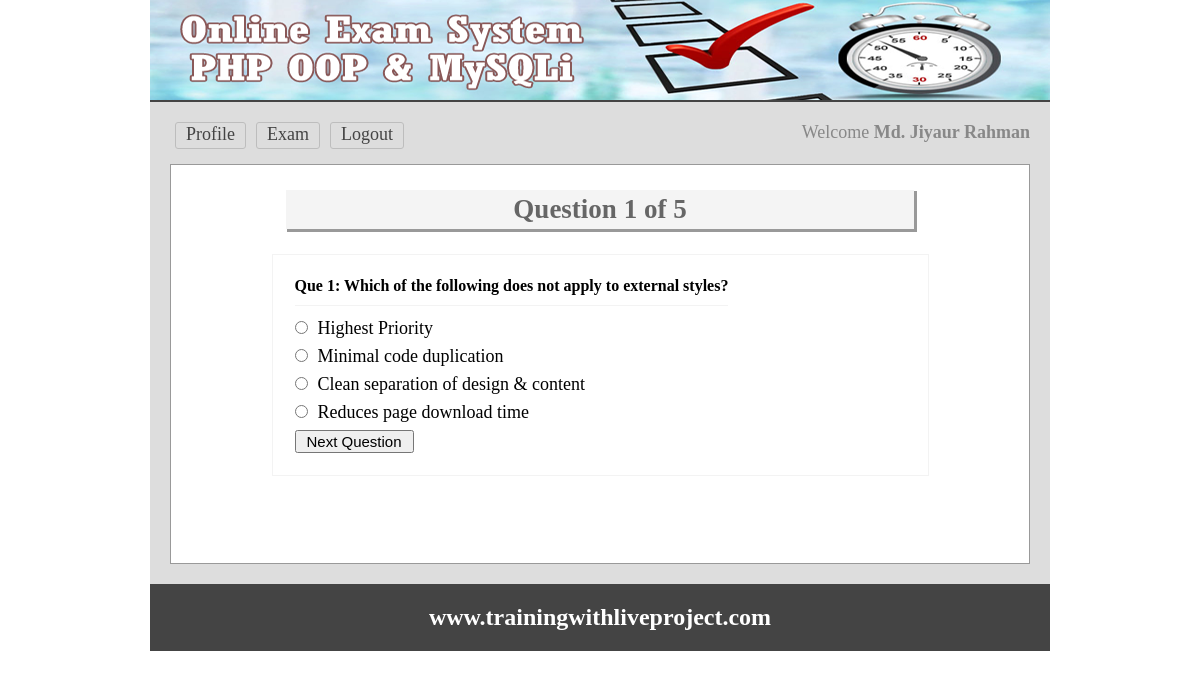
The page /test.php?q=1 (signed in) on the database its author committed.
### tables this page shows
CREATE TABLE IF NOT EXISTS `tbl_ques` (
  `id` int(11) NOT NULL AUTO_INCREMENT,
  `quesNo` int(11) NOT NULL,
  `ques` text NOT NULL,
  PRIMARY KEY (`id`)
);

CREATE TABLE IF NOT EXISTS `tbl_ans` (
  `id` int(11) NOT NULL AUTO_INCREMENT,
  `quesNo` int(11) NOT NULL,
  `rightAns` int(11) NOT NULL DEFAULT '0',
  `ans` text NOT NULL,
  PRIMARY KEY (`id`)
);

### classes/exam.php (called while the page is built, shortened)
<?php
    $filepath = realpath(dirname(__FILE__));
	include_once ($filepath.'/../lib/Database.php');
	class exam{
		public  $db;
		public function __construct(){
			$this->db = new Database();
		}
		public function getQuesRow(){
			$query 		= "SELECT * FROM tbl_ques;";
			$data 		= $this->db->select($query);
			if ($data) {
				$getResult 	= $data->num_rows;
				return $getResult;
			}
		}
		public function getQuestionData($qNumber){
			$query 		= "SELECT * FROM tbl_ques WHERE quesNo ='$qNumber'";
			$data 		= $this->db->select($query);
			$result 	= $data->fetch_assoc();
			return $result;
		}
		public function getMulpulChoiceData($qNumber){
			$query 		= "SELECT * FROM tbl_ans WHERE quesNo ='$qNumber'";
			$result 		= $this->db->select($query);
			return $result;
		}
	}
?>

### lib/Database.php (called while the page is built, shortened)
<?php
Class Database{
	public $host   = DB_HOST;
	public $user   = DB_USER;
	public $pass   = DB_PASS;
	public $dbname = DB_NAME;
	public $link;
	private function connectDB(){
	$this->link = new mysqli($this->host, $this->user, $this->pass, $this->dbname);
 }
	public function select($query){
		$result = $this->link->query($query) or die($this->link->error.__LINE__);
		if($result->num_rows > 0){
			return $result;
		} else {
			return false;
		}
	}
}

### test.php (the view, shortened to what this page needs)
<?php include 'inc/header.php'; ?>
<?php
	if (isset($_GET['q'])) {
		$qNumber = (int)$_GET['q'];
	}else{
		header("location:exam.php");
	}
	$numberRow 	= $exam->getQuesRow();
	$question 	= $exam->getQuestionData($qNumber);
?>
<div class="main">
<h1>Question <?php echo $question['quesNo']; ?> of <?php echo $numberRow;?></h1>
	<div class="test">
		<form method="post" action="">
		<table>
			<tr>
				<td colspan="2">
				 <h3>Que <?php echo $question['quesNo']; ?>: <?php echo $question['ques']; ?></h3>
				</td>
			</tr>
		<?php
			$getResult = $exam->getMulpulChoiceData($qNumber);
			if ($getResult) {
				while ($value = $getResult->fetch_assoc()) {
		?>
			<tr>
				<td>
				 <input type="radio" name="rightAns" value="<?php echo $value['id']; ?>" /><?php echo $value['ans']; ?>
				</td>
			</tr>
		<?php }} ?>
			<tr>
			  <td>
				<input type="submit" name="submit" value="Next Question"/>
			</td>
			</tr>
		</table>
</div>
 </div>
<?php include 'inc/footer.php'; ?>

### css/main.css (style rules this page uses)
* { margin:0;padding:0;outline:none }
body { font-family:verdana }
input[type="submit"] { cursor: pointer; font-size: 15px; padding: 1px 10px; }
.main { background: #fff none repeat scroll 0 0; border: 1px solid #999; margin-top: 10px; min-height: 368px; padding: 15px; width: 828px; }
.main h1 { background: #f4f4f4 none repeat scroll 0 0; box-shadow: 2px 2px 0 1px #999; color: #666; margin: 10px auto 25px; padding: 4px; text-align: center; width: 620px; }
.test { border: 1px solid #f3f3f3; margin: 0 auto; max-width: 615px; padding: 20px; }
.test input[type="radio"] { margin-bottom: 10px; margin-right: 10px; cursor:pointer; }
.test h3 { border-bottom: 1px solid #f3f3f3; font-size: 16px; margin-bottom: 10px; padding-bottom: 10px; }

### rows shown on the page
tbl_ques: quesNo "1", ques "Which of the following does not apply to external styles?"
tbl_ans: ans "Highest Priority"
tbl_ans: ans "Minimal code duplication"
tbl_ans: ans "Clean separation of design & content"
tbl_ans: ans "Reduces page download time"

### other values the page prints
Session::get("name") "Md. Jiyaur Rahman"
$numberRow "5"
